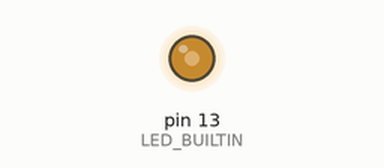
The sketch below on a simulated Arduino Uno, built with avr-gcc and run on an emulated ATmega328P. On the bench: output pins drawn as LEDs (lit = HIGH).

Above: at 0.1 s.
Timing chart, 0 to 1.6 s (numbered marks = the images above):
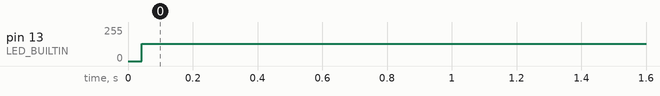

The sketch:

blink2.ino
```cpp
#define delay(x) delayMicroseconds(x)

const unsigned long DIGITAL_DELAY = 500;

void setup()
{
	pinMode(LED_BUILTIN, OUTPUT);
}

void loop()
{
	digitalWrite(LED_BUILTIN, HIGH);
	delay(DIGITAL_DELAY);
	digitalWrite(LED_BUILTIN, LOW);
	delay(DIGITAL_DELAY);
}
```

SongPro.ino
```cpp

```

Measured:
- by itself, pin 13 (LED_BUILTIN): 0/255 → 128/255 at 0.04 s
